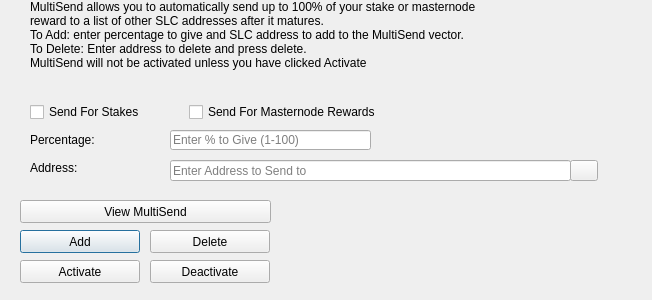
<?xml version="1.0" encoding="UTF-8"?>
<ui version="4.0">
 <class>MultiSendDialog</class>
 <widget class="QDialog" name="MultiSendDialog">
  <property name="windowModality">
   <enum>Qt::NonModal</enum>
  </property>
  <property name="geometry">
   <rect>
    <x>0</x>
    <y>0</y>
    <width>652</width>
    <height>300</height>
   </rect>
  </property>
  <property name="windowTitle">
   <string>MultiSend</string>
  </property>
  <widget class="QLineEdit" name="multiSendPercentEdit">
   <property name="geometry">
    <rect>
     <x>170</x>
     <y>130</y>
     <width>201</width>
     <height>20</height>
    </rect>
   </property>
   <property name="toolTip">
    <string>Enter whole numbers 1 - 100</string>
   </property>
   <property name="placeholderText">
    <string>Enter % to Give (1-100)</string>
   </property>
  </widget>
  <widget class="QLineEdit" name="multiSendAddressEdit">
   <property name="geometry">
    <rect>
     <x>170</x>
     <y>160</y>
     <width>401</width>
     <height>21</height>
    </rect>
   </property>
   <property name="toolTip">
    <string/>
   </property>
   <property name="placeholderText">
    <string>Enter Address to Send to</string>
   </property>
  </widget>
  <widget class="QLabel" name="label_2">
   <property name="geometry">
    <rect>
     <x>30</x>
     <y>0</y>
     <width>451</width>
     <height>121</height>
    </rect>
   </property>
   <property name="lineWidth">
    <number>1</number>
   </property>
   <property name="text">
    <string>MultiSend allows you to automatically send up to 100% of your stake or masternode reward to a list of other SLC addresses after it matures.
To Add: enter percentage to give and SLC address to add to the MultiSend vector.
To Delete: Enter address to delete and press delete.
MultiSend will not be activated unless you have clicked Activate</string>
   </property>
   <property name="alignment">
    <set>Qt::AlignLeading|Qt::AlignLeft|Qt::AlignTop</set>
   </property>
   <property name="wordWrap">
    <bool>true</bool>
   </property>
  </widget>
  <widget class="QLabel" name="message">
   <property name="geometry">
    <rect>
     <x>290</x>
     <y>200</y>
     <width>351</width>
     <height>91</height>
    </rect>
   </property>
   <property name="text">
    <string/>
   </property>
  </widget>
  <widget class="QPushButton" name="addButton">
   <property name="geometry">
    <rect>
     <x>20</x>
     <y>230</y>
     <width>120</width>
     <height>23</height>
    </rect>
   </property>
   <property name="toolTip">
    <string/>
   </property>
   <property name="statusTip">
    <string>Add to MultiSend Vector</string>
   </property>
   <property name="text">
    <string>Add</string>
   </property>
  </widget>
  <widget class="QPushButton" name="disableButton">
   <property name="geometry">
    <rect>
     <x>150</x>
     <y>260</y>
     <width>120</width>
     <height>23</height>
    </rect>
   </property>
   <property name="statusTip">
    <string>Deactivate MultiSend</string>
   </property>
   <property name="text">
    <string>Deactivate</string>
   </property>
  </widget>
  <widget class="QPushButton" name="addressBookButton">
   <property name="geometry">
    <rect>
     <x>570</x>
     <y>160</y>
     <width>28</width>
     <height>21</height>
    </rect>
   </property>
   <property name="toolTip">
    <string>Choose an address from the address book</string>
   </property>
   <property name="text">
    <string/>
   </property>
   <property name="icon">
    <iconset resource="../slc.qrc">
     <normaloff>:/icons/address-book</normaloff>:/icons/address-book</iconset>
   </property>
   <property name="shortcut">
    <string>Alt+A</string>
   </property>
   <property name="autoDefault">
    <bool>false</bool>
   </property>
  </widget>
  <widget class="QLabel" name="label">
   <property name="geometry">
    <rect>
     <x>30</x>
     <y>130</y>
     <width>121</width>
     <height>20</height>
    </rect>
   </property>
   <property name="toolTip">
    <string>Percentage of stake to send</string>
   </property>
   <property name="text">
    <string>Percentage:</string>
   </property>
  </widget>
  <widget class="QLabel" name="label_5">
   <property name="geometry">
    <rect>
     <x>30</x>
     <y>160</y>
     <width>111</width>
     <height>16</height>
    </rect>
   </property>
   <property name="toolTip">
    <string>Address to send portion of stake to</string>
   </property>
   <property name="text">
    <string>Address:</string>
   </property>
  </widget>
  <widget class="QPushButton" name="deleteButton">
   <property name="geometry">
    <rect>
     <x>150</x>
     <y>230</y>
     <width>120</width>
     <height>23</height>
    </rect>
   </property>
   <property name="toolTip">
    <string/>
   </property>
   <property name="statusTip">
    <string>Delete Address From MultiSend Vector</string>
   </property>
   <property name="text">
    <string>Delete</string>
   </property>
  </widget>
  <widget class="QPushButton" name="activateButton">
   <property name="geometry">
    <rect>
     <x>20</x>
     <y>260</y>
     <width>120</width>
     <height>23</height>
    </rect>
   </property>
   <property name="statusTip">
    <string>Activate MultiSend</string>
   </property>
   <property name="text">
    <string>Activate</string>
   </property>
  </widget>
  <widget class="QPushButton" name="viewButton">
   <property name="geometry">
    <rect>
     <x>20</x>
     <y>200</y>
     <width>251</width>
     <height>23</height>
    </rect>
   </property>
   <property name="toolTip">
    <string/>
   </property>
   <property name="statusTip">
    <string>View MultiSend Vector</string>
   </property>
   <property name="text">
    <string>View MultiSend</string>
   </property>
  </widget>
  <widget class="QWidget" name="horizontalLayoutWidget">
   <property name="geometry">
    <rect>
     <x>30</x>
     <y>100</y>
     <width>351</width>
     <height>24</height>
    </rect>
   </property>
   <layout class="QHBoxLayout" name="horizontalLayout">
    <item>
     <widget class="QCheckBox" name="multiSendStakeCheckBox">
      <property name="text">
       <string>Send For Stakes</string>
      </property>
     </widget>
    </item>
    <item>
     <widget class="QCheckBox" name="multiSendMasternodeCheckBox">
      <property name="text">
       <string>Send For Masternode Rewards</string>
      </property>
     </widget>
    </item>
   </layout>
  </widget>
 </widget>
 <resources>
  <include location="../slc.qrc"/>
 </resources>
 <connections/>
</ui>
